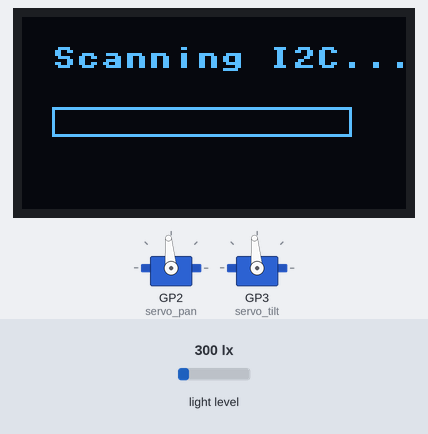
Simulated run of this program. Board: Raspberry Pi Pico running MicroPython. Parts: 128×64 one-colour display, 2 × servo. The test bench sets the inputs (shaded band); at power-on: light level 300 lx. Servo angles are drawn from the pulse width (0.5 ms = 0°, 2.5 ms = 180°); threads take turns every 2 ms; what the program prints to the serial console is not drawn.

Above: at 0.23 s.
At 0.88 s:
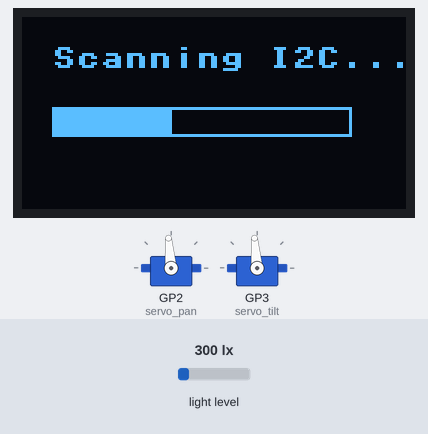
At 1.7 s:
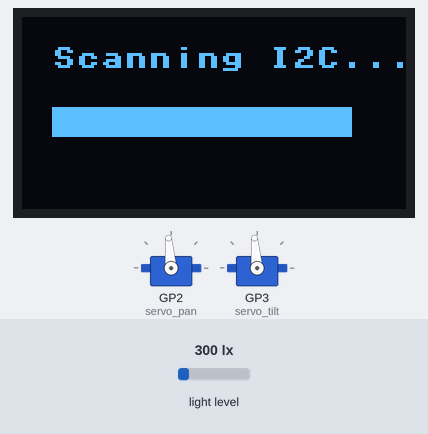

The program:

final.py
```python
import time
import machine
from machine import Pin, I2C, PWM
import _thread
import ujson
from ssd1306 import SSD1306_I2C

# Khởi tạo I2C
i2c0 = I2C(0, scl=Pin(1), sda=Pin(0), freq=100000)
i2c1 = I2C(1, sda=Pin(14), scl=Pin(15), freq=400000)

# Khởi tạo OLED
oled = SSD1306_I2C(128, 64, i2c1)

# Địa chỉ TCA9548A và BH1750
TCA9548A_ADDR = 0x70
BH1750_ADDR = 0x23
NUM_SENSORS = 4  # Total BH1750 sensors connected
# Khởi tạo servo
servo_pan = PWM(Pin(2))
servo_tilt = PWM(Pin(3))
servo_pan.freq(50)
servo_tilt.freq(50)

# Hằng số servo
MIN_DUTY = 2000
MAX_DUTY = 8200

# Biến toàn cục
LIGHT_VALUES = [0, 0, 0, 0]
ALPHA = 0.3
filtered_tl = filtered_tr = filtered_bl = filtered_br = 0
TARGET_PAN = 90
TARGET_TILT = 90
CURRENT_PAN = 90
CURRENT_TILT = 90


LIGHT_THRESHOLD = 5  # The max allowed deviation for sensors to be considered the same
SCAN_ANGLE_STEP = 1  # Angle step when scanning
SCAN_DELAY = 0.00001  # Delay between each scanning step
LIGHT_HISTORY = {ch: [] for ch in range(4)}  # Store past values for smoothing

# sensor checking
def select_tca_channel(channel):
    """Selects a channel on the TCA9548A multiplexer"""
    if 0 <= channel < 8:
        i2c0.writeto(TCA9548A_ADDR, bytes([1 << channel]))  # Activate the channel
        time.sleep(0.1)  # Small delay to allow switching

def check_bh1750():
    """Tries to communicate with BH1750 by sending a test command"""
    try:
        i2c0.writeto(BH1750_ADDR, bytes([0x10]))  # Send "Continuous H-Resolution Mode" command
        time.sleep(0.2)
        return True  # If no error occurs, the sensor is present
    except OSError:
        return False  # If communication fails, the sensor is missing

def check_i2c_devices():
    oled.fill(0)
    oled.text("Scanning I2C...", 10, 10)
    oled.show()

    # Draw loading bar animation
    for i in range(0, 120, 20):
        oled.rect(10, 30, 100, 10, 1)  # Outline of the loading bar
        oled.fill_rect(10, 30, i, 10, 1)  # Fill the loading bar
        oled.show()
        time.sleep(0.3)

    found_sensors = []

    for channel in range(NUM_SENSORS):
        select_tca_channel(channel)  # Switch to each TCA channel
        if check_bh1750():  # Check if the sensor responds
            found_sensors.append(channel)

    oled.fill(0)
    if len(found_sensors) == NUM_SENSORS:
        oled.text("I2C Check: OK", 10, 10)
        for i, ch in enumerate(found_sensors):
            oled.text(f"CH {ch}: BH1750 OK", 10, 20 + (i * 10))
        oled.show()
        time.sleep(1)
        return True
    else:
        oled.text("I2C Error!", 10, 10)
        missing_sensors = [ch for ch in range(NUM_SENSORS) if ch not in found_sensors]
        for i, ch in enumerate(missing_sensors):
            oled.text(f"CH {ch}: MISSING", 10, 20 + (i * 10))
        oled.show()
        time.sleep(5)
        return False


def initialize_servos():
    oled.fill(0)
    oled.text("Initializing ", 10, 10)
    oled.text("Servos...", 10, 20)
    oled.show()

    # Loading bar animation
    for i in range(0, 120, 30):
        oled.rect(10, 30, 100, 10, 1)  # Outline of the loading bar
        oled.fill_rect(10, 30, i, 10, 1)  # Fill the loading bar
        oled.show()
        time.sleep(0.3)

    # Move servos to the default position
    set_servo_angle(servo_pan, 90)
    set_servo_angle(servo_tilt, 90)

    oled.fill(0)
    oled.text("Servos Ready!", 20, 25)
    oled.show()
    time.sleep(1)


# Function to check if all sensor readings are the same (with some tolerance)
def are_sensors_uniform():
    global LIGHT_VALUES
    max_value = max(LIGHT_VALUES)
    min_value = min(LIGHT_VALUES)

    # If the max deviation between the highest and lowest readings is less than the threshold, it's uniform
    if (max_value - min_value) <= LIGHT_THRESHOLD:
        return True
    return False


def select_channel(channel):
    try:
        if 0 <= channel <= 7:
            i2c0.writeto(TCA9548A_ADDR, bytearray([1 << channel]))
    except OSError:
        i2c0.init(freq=100000)

def read_bh1750():
    try:
        i2c0.writeto(BH1750_ADDR, b'\x10')
        time.sleep(0.03)
        data = i2c0.readfrom(BH1750_ADDR, 2)
        return int.from_bytes(data, 'big') / 1.2
    except OSError:
        return -1


# Function to check if one side is much brighter than the opposite side
def check_for_large_difference():
    left_side = (LIGHT_VALUES[0] + LIGHT_VALUES[2]) / 2
    right_side = (LIGHT_VALUES[1] + LIGHT_VALUES[3]) / 2

    if abs(left_side - right_side) > LIGHT_THRESHOLD:
        # There is a large difference between left and right side
        return True
    return False

# Function to adjust servo positions if there's too large a light difference
def adjust_servo_position():
    global CURRENT_PAN, CURRENT_TILT, LIGHT_VALUES

    left_side = (LIGHT_VALUES[0] + LIGHT_VALUES[2]) / 2
    right_side = (LIGHT_VALUES[1] + LIGHT_VALUES[3]) / 2

    # Calculate the difference in light levels between left and right sides
    diff_left_right = abs(left_side - right_side)

    # If one side is significantly brighter than the other, correct the servo
    if diff_left_right > LIGHT_THRESHOLD:
        if left_side > right_side:
            # Left side is much brighter, move the pan servo towards the right slowly
            print("Left side is brighter, correcting towards the right.")
            move_servo_smoothly(servo_pan, CURRENT_PAN + SCAN_ANGLE_STEP)
        else:
            # Right side is much brighter, move the pan servo towards the left slowly
            print("Right side is brighter, correcting towards the left.")
            move_servo_smoothly(servo_pan, CURRENT_PAN - SCAN_ANGLE_STEP)
    else:
        # The light levels are balanced, continue normal behavior
        print("Light levels are balanced, no correction needed.")


def set_servo_angle(servo, angle):
    duty = int(MIN_DUTY + (angle / 180) * (MAX_DUTY - MIN_DUTY))
    servo.duty_u16(duty)


def moving_average(new_value, values, window_size=5):
    values.append(new_value)
    if len(values) > window_size:
        values.pop(0)  # Keep the list size fixed
    return sum(values) / len(values)


def smooth_move(servo, current_angle, target_angle):
    angle_diff = abs(target_angle - current_angle)
    steps = max(1, int(angle_diff * 1))  # More steps for larger movements, at least 10 steps
    step_size = (target_angle - current_angle) / steps

    for _ in range(steps):
        current_angle += step_size
        set_servo_angle(servo, int(current_angle))  # Ensure integer values
        time.sleep(0.02 + (angle_diff / 2000))  # Increase delay for larger movements

    return target_angle  # Ensure exact target is reached


def determine_direction():
    global filtered_tl, filtered_tr, filtered_bl, filtered_br
    tl, tr, bl, br = LIGHT_VALUES


    ALPHA = 0.1  # Smoothing factor for the filter (0.0 to 1.0)
    filtered_tl = ALPHA * LIGHT_VALUES[0] + (1 - ALPHA) * filtered_tl
    filtered_tr = ALPHA * LIGHT_VALUES[1] + (1 - ALPHA) * filtered_tr
    filtered_bl = ALPHA * LIGHT_VALUES[2] + (1 - ALPHA) * filtered_bl
    filtered_br = ALPHA * LIGHT_VALUES[3] + (1 - ALPHA) * filtered_br


    # Tính sự khác biệt ngang và dọc
    diff_horizontal = ((filtered_tl + filtered_bl) - (filtered_tr + filtered_br)) / 2
    diff_vertical = ((filtered_tl + filtered_tr) - (filtered_bl + filtered_br)) / 2


    # Hệ số điều chỉnh
    DEAD_ZONE = 2  # If the change in angle is smaller than this, don't move the servo
    scaling_factor = 0.4
    pan_adjustment = max(min(diff_horizontal * scaling_factor, 30), -80)
    tilt_adjustment = max(min(diff_vertical * scaling_factor, 30), -80)

    #pan_adjustment = max(min(diff_horizontal * scaling_factor, 30), -30)
    #tilt_adjustment = max(min(diff_vertical * scaling_factor, 30), -30)

    # Tính góc mục tiêu
    target_pan = max(min(90 + pan_adjustment, 180), 0)
    target_tilt = max(min(90 + tilt_adjustment, 180), 0)


    # Update servo angles only if the difference is larger than the DEAD_ZONE
    if abs(target_pan - CURRENT_PAN) > DEAD_ZONE or abs(target_tilt - CURRENT_TILT) > DEAD_ZONE:
        TARGET_PAN = target_pan
        TARGET_TILT = target_tilt

    return target_pan, target_tilt


def moving_average(new_value, values, window_size=5):
    """Applies a moving average filter to smooth light sensor readings."""
    values.append(new_value)
    if len(values) > window_size:
        values.pop(0)  # Keep the list size fixed
    return sum(values) / len(values)


# Luồng 1: Đọc cảm biến, chuyển đổi tọa độ, hiển thị
def sensor_thread():
    global LIGHT_VALUES, TARGET_PAN, TARGET_TILT
    last_pan, last_tilt = TARGET_PAN, TARGET_TILT
    THRESHOLD = 1  # Minimum change threshold

    check_i2c_devices()
    initialize_servos()

    while True:
        # Read sensors and apply moving average
        for ch in range(4):
            select_channel(ch)
            raw_light = read_bh1750()
            LIGHT_VALUES[ch] = moving_average(raw_light, LIGHT_HISTORY[ch])

        # Determine direction
        new_pan, new_tilt = determine_direction()

        # Update target positions only if change is significant
        if abs(new_pan - last_pan) > THRESHOLD or abs(new_tilt - last_tilt) > THRESHOLD:
            TARGET_PAN, TARGET_TILT = new_pan, new_tilt
            last_pan, last_tilt = new_pan, new_tilt

        # Update OLED display
        oled.fill(0)
        for ch in range(4):
            oled.text(f"LS {ch+1}: {LIGHT_VALUES[ch]:.2f}", 0, ch * 15)
        oled.show()

        # Print sensor data
        print(f"X: {TARGET_PAN:.1f} | Y: {TARGET_TILT:.1f} | "
              f"LS1: {LIGHT_VALUES[0]:.2f} | LS2: {LIGHT_VALUES[1]:.2f} | "
              f"LS3: {LIGHT_VALUES[2]:.2f} | LS4: {LIGHT_VALUES[3]:.2f}")

        time.sleep(0.001)  # Adjust delay if needed

# Luồng 0: Điều khiển servo
def servo_thread():
    global CURRENT_PAN, CURRENT_TILT, TARGET_PAN, TARGET_TILT
    set_servo_angle(servo_pan, CURRENT_PAN)
    set_servo_angle(servo_tilt, CURRENT_TILT)

    while True:

        # Di chuyển servo nếu góc mục tiêu thay đổi
        if abs(CURRENT_PAN - TARGET_PAN) > 1 or abs(CURRENT_TILT - TARGET_TILT) > 1:
            CURRENT_PAN = smooth_move(servo_pan, CURRENT_PAN, TARGET_PAN)
            CURRENT_TILT = smooth_move(servo_tilt, CURRENT_TILT, TARGET_TILT)
        time.sleep(0.05)  # Tăng thời gian nghỉ để giảm tải

if __name__ == "__main__":

    _thread.start_new_thread(sensor_thread, ())

    servo_thread()
```
